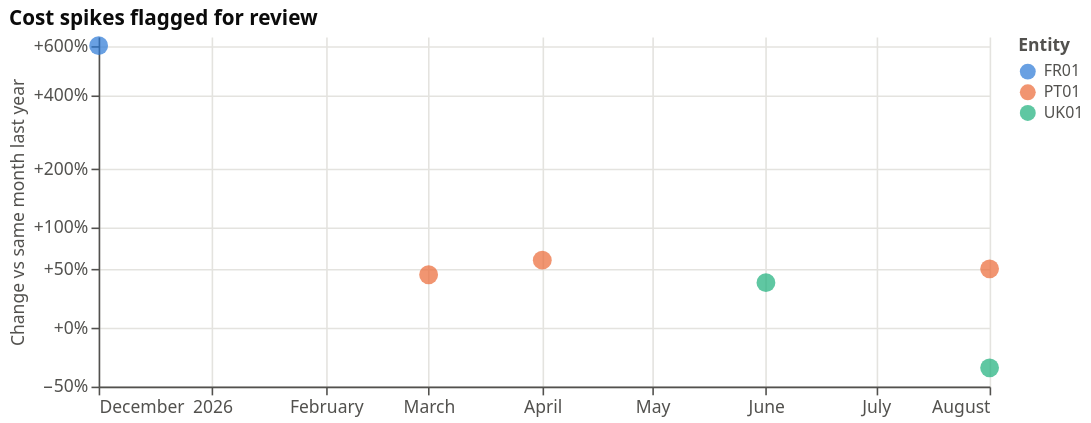

Here is the notebook cell this chart was saved with:
### Markdown cell above
### What should the controller clear before close?

Two checks a controller runs on the ledger itself:

* **Duplicate invoices:** the same entity, vendor, document reference and amount posted more than once.
* **Spikes:** an entity-account month that moved more than 25% against *both* its previous three months and the same
  month last year (and by more than 2,000), which ignores normal seasonality.

Hover a point for the detail.

### Code cell
first = gl[(gl["line_number"] == 1) & gl["document_ref"].notna() & (gl["amount_lc"] > 0)]
dups = (first.groupby(["entity_id", "account_id", "vendor", "document_ref", "amount_lc"])
             .agg(postings=("journal_id", "size"), month_start=("month_start", "min")).reset_index())
dups = dups[dups["postings"] > 1]

cost_lines = gl[gl["account_id"].isin(["5100", "5200"]) | gl["account_id"].str.startswith("6")]
m = cost_lines.groupby(["entity_id", "account_id", "month_start"])["amount_lc"].sum().mul(-1).rename("amount").reset_index()
m = m.sort_values(["entity_id", "account_id", "month_start"])
g = m.groupby(["entity_id", "account_id"])["amount"]
m["avg_3m"] = g.transform(lambda x: x.shift(1).rolling(3, min_periods=1).mean())
m["same_month_ly"] = g.shift(12)
spikes = m[m["same_month_ly"].notna() & ((m["amount"] / m["avg_3m"] - 1).abs() > 0.25)
           & ((m["amount"] / m["same_month_ly"] - 1).abs() > 0.25) & ((m["amount"] - m["same_month_ly"]).abs() > 2000)].copy()
spikes["change_vs_ly"] = spikes["amount"] / spikes["same_month_ly"] - 1
spikes["account"] = spikes["account_id"].map(pl_accounts["account_name"])
print(f"{len(dups)} duplicate invoice(s): " + "; ".join(f"{r.entity_id} {r.vendor} {r.document_ref} ({r.postings} postings)" for r in dups.itertuples()))

alt.Chart(spikes).mark_circle(size=140).encode(
    x=alt.X("month_start:T", title=None),
    y=alt.Y("change_vs_ly:Q", title="Change vs same month last year", axis=alt.Axis(format="+%", values=[-0.5, 0, 0.5, 1, 2, 4, 6]), scale=alt.Scale(type="symlog")),
    color=alt.Color("entity_id:N", title="Entity", scale=alt.Scale(range=[BLUE, ORANGE, GREEN, "#9a6fd0"])),
    tooltip=["entity_id", "account", alt.Tooltip("month_start:T", format="%b %Y"),
             alt.Tooltip("change_vs_ly:Q", format="+.0%"), alt.Tooltip("amount:Q", title="Cost (local currency)", format=",.0f")],
).properties(width=560, height=220, title="Cost spikes flagged for review")

### Figure 1 — Vega-Lite specification as saved in the notebook (floating-point values rounded to 4 significant figures)
{"config": {"view": {"stroke": null}, "axis": {"gridColor": "#e4e3df", "domainColor": "#52514e", "tickColor": "#52514e", "labelColor": "#52514e", "titleColor": "#52514e", "labelFontSize": 11, "titleFontSize": 11, "titleFontWeight": "normal"}, "legend": {"labelColor": "#52514e", "titleColor": "#52514e"}, "title": {"anchor": "start", "fontSize": 13, "color": "#0b0b0b"}, "font": "system-ui, -apple-system, Segoe UI, sans-serif"}, "data": {"name": "data-b801d68529ab56bc73218d3ee1f0d390"}, "mark": {"type": "circle", "size": 140}, "encoding": {"color": {"field": "entity_id", "scale": {"range": ["#2a78d6", "#eb6834", "#1baf7a", "#9a6fd0"]}, "title": "Entity", "type": "nominal"}, "tooltip": [{"field": "entity_id", "type": "nominal"}, {"field": "account", "type": "nominal"}, {"field": "month_start", "format": "%b %Y", "type": "temporal"}, {"field": "change_vs_ly", "format": "+.0%", "type": "quantitative"}, {"field": "amount", "format": ",.0f", "title": "Cost (local currency)", "type": "quantitative"}], "x": {"field": "month_start", "title": null, "type": "temporal"}, "y": {"axis": {"format": "+%", "values": [-0.5, 0, 0.5, 1, 2, 4, 6]}, "field": "change_vs_ly", "scale": {"type": "symlog"}, "title": "Change vs same month last year", "type": "quantitative"}}, "height": 220, "title": "Cost spikes flagged for review", "width": 560, "$schema": "https://vega.github.io/schema/vega-lite/v6.4.1.json", "datasets": {"data-b801d68529ab56bc73218d3ee1f0d390": [{"entity_id": "FR01", "account_id": "6020", "month_start": "2025-12-01T00:00:00", "amount": -77150.0, "avg_3m": -11590.0, "same_month_ly": -10960.0, "change_vs_ly": 6.042, "account": "Bonuses"}, {"entity_id": "PT01", "account_id": "5200", "month_start": "2026-03-01T00:00:00", "amount": -82590.0, "avg_3m": -49870.0, "same_month_ly": -57160.0, "change_vs_ly": 0.4449, "account": "Outbound freight"}, {"entity_id": "PT01", "account_id": "5200", "month_start": "2026-04-01T00:00:00", "amount": -83070.0, "avg_3m": -62350.0, "same_month_ly": -51960.0, "change_vs_ly": 0.5986, "account": "Outbound freight"}, {"entity_id": "PT01", "account_id": "5200", "month_start": "2026-08-01T00:00:00", "amount": -55280.0, "avg_3m": -78490.0, "same_month_ly": -36710.0, "change_vs_ly": 0.5057, "account": "Outbound freight"}, {"entity_id": "UK01", "account_id": "6200", "month_start": "2026-06-01T00:00:00", "amount": -16840.0, "avg_3m": -12680.0, "same_month_ly": -12310.0, "change_vs_ly": 0.3678, "account": "Software and IT services"}, {"entity_id": "UK01", "account_id": "6200", "month_start": "2026-08-01T00:00:00", "amount": -8554.0, "avg_3m": -14110.0, "same_month_ly": -12530.0, "change_vs_ly": -0.317, "account": "Software and IT services"}]}}
